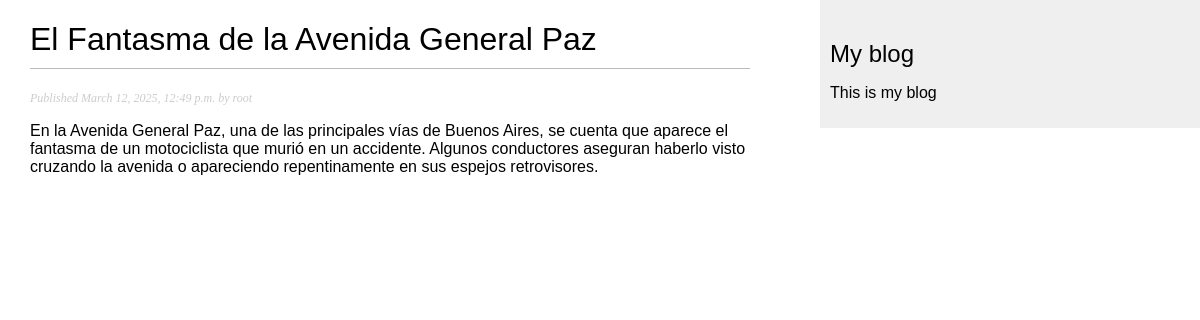
/blog/2025/3/12/el-fantasma-de-la-avenida-general-paz/, run on the app's committed database.
### blog/models.py (models this page shows, shortened)
class Post(models.Model):
    class Status(models.TextChoices):
        DRAFT = 'DF', 'Draft'
        PUBLISHED = 'PB', 'Published'
    title = models.CharField(max_length=250)
    slug = models.SlugField(max_length=250, unique_for_date='publish') # Va a hacer que sea unico por fecha
    author = models.ForeignKey(User,
                               on_delete=models.CASCADE, # Si yo elimino un usuario, borra todo en cascada
                               related_name='blog_posts')
    body = models.TextField()
    publish = models.DateTimeField(default=timezone.now) #Vamos a poder ponerle nosotros la fecha
    created = models.DateTimeField(auto_now_add=True) #Se actualiza solo cuando se crea
    updated = models.DateTimeField(auto_now=True) #Se actualiza cada vez que se actualiza
    status = models.CharField(max_length=2, # Solo dos opciones (borrado o publicado)
                              choices=Status.choices,
                              default=Status.DRAFT) # Por defecto definimos que va a estar en un estado de borrador
    objects = models.Manager()
    published = PublishManager()
    class Meta:
        ordering = ['-publish']
        indexes = [
            models.Index(fields=['-publish']),
        ]

### blog/views.py (the view)
# urls.py: path('<int:year>/<int:month>/<int:day>/<slug:post>/', views.post_detail, name='post_detail'),
def post_detail(request, year, month, day, post):
    post = get_object_or_404(Post,
                             status=Post.Status.PUBLISHED,
                             slug = post,
                             publish__year = year,
                             publish__month = month,
                             publish__day = day)
    return render(request,
                  'blog/post/detail.html',
                  {'post':post})

### blog/templates/blog/post/detail.html (shortened to what this page needs)
{% extends "blog/base.html" %}
{% block content %}
  <h1>{{ post.title }}</h1>
  <p class="date">
    Published {{ post.publish }} by {{ post.author }}
  </p>
  {{ post.body|linebreaks }}
{% endblock %}

### blog/static/css/blog.css (style rules this page uses)
body { margin:0; padding:0; font-family:helvetica, sans-serif; }
h1 { font-weight:normal; border-bottom:1px solid #bbb; padding:0 0 10px 0; }
p.date { color:#ccc; font-family: georgia, serif; font-size: 12px; font-style: italic; }

### data on the page
Post: title "El Fantasma de la Avenida General Paz", publish "March 12, 2025, 12:49 p.m.", author "root", body "En la Avenida General Paz, una de las principales vías de Buenos Aires, se cuenta que aparece el fantasma de un motociclista que murió en un accidente. Algunos conductores aseguran haberlo visto cruzando la avenida o apareciendo repentinamente en sus espejos retrovisores."
